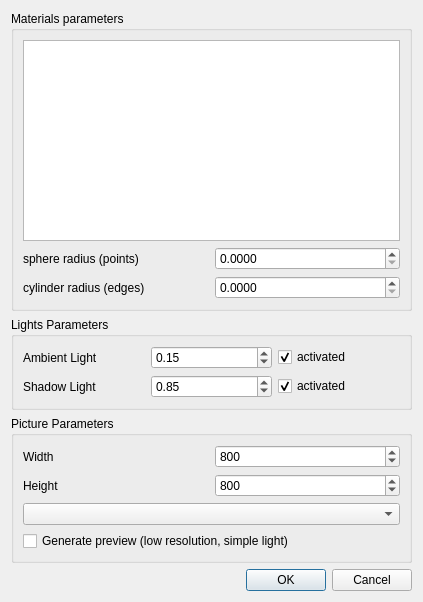
<?xml version="1.0" encoding="UTF-8"?>
<ui version="4.0">
 <class>Rib_dialog</class>
 <widget class="QDialog" name="Rib_dialog">
  <property name="geometry">
   <rect>
    <x>0</x>
    <y>0</y>
    <width>423</width>
    <height>602</height>
   </rect>
  </property>
  <property name="windowTitle">
   <string>Dialog</string>
  </property>
  <layout class="QVBoxLayout" name="verticalLayout">
   <item>
    <widget class="QGroupBox" name="matGroup">
     <property name="title">
      <string>Materials parameters</string>
     </property>
     <layout class="QVBoxLayout" name="verticalLayout_2">
      <item>
       <widget class="QTreeView" name="materialTree"/>
      </item>
      <item>
       <layout class="QGridLayout" name="gridLayout">
        <item row="1" column="1">
         <widget class="QDoubleSpinBox" name="sphereRadius">
          <property name="decimals">
           <number>4</number>
          </property>
         </widget>
        </item>
        <item row="2" column="1">
         <widget class="QDoubleSpinBox" name="cylinderRadius">
          <property name="decimals">
           <number>4</number>
          </property>
         </widget>
        </item>
        <item row="2" column="0">
         <widget class="QLabel" name="cylinderRadiusLabel">
          <property name="text">
           <string>cylinder radius (edges)</string>
          </property>
         </widget>
        </item>
        <item row="1" column="0">
         <widget class="QLabel" name="sphereRadiusLabel">
          <property name="text">
           <string>sphere radius (points)</string>
          </property>
         </widget>
        </item>
       </layout>
      </item>
     </layout>
    </widget>
   </item>
   <item>
    <widget class="QGroupBox" name="lightBox">
     <property name="title">
      <string>Lights Parameters</string>
     </property>
     <layout class="QVBoxLayout" name="verticalLayout_3">
      <item>
       <layout class="QGridLayout" name="gridLayout_2">
        <item row="1" column="0">
         <widget class="QLabel" name="ambientLabel">
          <property name="text">
           <string>Ambient Light</string>
          </property>
         </widget>
        </item>
        <item row="1" column="2">
         <widget class="QCheckBox" name="isAmbientOn">
          <property name="text">
           <string>activated</string>
          </property>
          <property name="checked">
           <bool>true</bool>
          </property>
         </widget>
        </item>
        <item row="1" column="1">
         <widget class="QDoubleSpinBox" name="ambientIntensity">
          <property name="maximum">
           <double>1.000000000000000</double>
          </property>
          <property name="singleStep">
           <double>0.010000000000000</double>
          </property>
          <property name="value">
           <double>0.150000000000000</double>
          </property>
         </widget>
        </item>
        <item row="2" column="1">
         <widget class="QDoubleSpinBox" name="shadowIntensity">
          <property name="maximum">
           <double>1.000000000000000</double>
          </property>
          <property name="singleStep">
           <double>0.010000000000000</double>
          </property>
          <property name="value">
           <double>0.850000000000000</double>
          </property>
         </widget>
        </item>
        <item row="2" column="2">
         <widget class="QCheckBox" name="isShadowOn">
          <property name="text">
           <string>activated</string>
          </property>
          <property name="checked">
           <bool>true</bool>
          </property>
         </widget>
        </item>
        <item row="2" column="0">
         <widget class="QLabel" name="shadowLabel">
          <property name="text">
           <string>Shadow Light</string>
          </property>
         </widget>
        </item>
       </layout>
      </item>
     </layout>
    </widget>
   </item>
   <item>
    <widget class="QGroupBox" name="pictGroup">
     <property name="title">
      <string>Picture Parameters</string>
     </property>
     <layout class="QVBoxLayout" name="verticalLayout_4">
      <item>
       <layout class="QGridLayout" name="gridLayout_3">
        <item row="1" column="0">
         <widget class="QLabel" name="resHeightLabel">
          <property name="layoutDirection">
           <enum>Qt::RightToLeft</enum>
          </property>
          <property name="text">
           <string>Height</string>
          </property>
         </widget>
        </item>
        <item row="0" column="0">
         <widget class="QLabel" name="resWidthLabel">
          <property name="layoutDirection">
           <enum>Qt::RightToLeft</enum>
          </property>
          <property name="text">
           <string>Width</string>
          </property>
         </widget>
        </item>
        <item row="1" column="1">
         <widget class="QSpinBox" name="resHeight">
          <property name="minimum">
           <number>100</number>
          </property>
          <property name="maximum">
           <number>99999</number>
          </property>
          <property name="singleStep">
           <number>100</number>
          </property>
          <property name="value">
           <number>800</number>
          </property>
         </widget>
        </item>
        <item row="0" column="1">
         <widget class="QSpinBox" name="resWidth">
          <property name="minimum">
           <number>100</number>
          </property>
          <property name="maximum">
           <number>99999</number>
          </property>
          <property name="singleStep">
           <number>100</number>
          </property>
          <property name="value">
           <number>800</number>
          </property>
         </widget>
        </item>
       </layout>
      </item>
      <item>
       <widget class="QComboBox" name="exportMode">
        <property name="currentIndex">
         <number>-1</number>
        </property>
        <property name="minimumContentsLength">
         <number>0</number>
        </property>
        <property name="modelColumn">
         <number>0</number>
        </property>
       </widget>
      </item>
      <item>
       <widget class="QCheckBox" name="isPreview">
        <property name="text">
         <string>Generate preview (low resolution, simple light)</string>
        </property>
       </widget>
      </item>
     </layout>
    </widget>
   </item>
   <item>
    <widget class="QDialogButtonBox" name="buttonBox">
     <property name="orientation">
      <enum>Qt::Horizontal</enum>
     </property>
     <property name="standardButtons">
      <set>QDialogButtonBox::Cancel|QDialogButtonBox::Ok</set>
     </property>
    </widget>
   </item>
  </layout>
 </widget>
 <resources/>
 <connections>
  <connection>
   <sender>buttonBox</sender>
   <signal>accepted()</signal>
   <receiver>Rib_dialog</receiver>
   <slot>accept()</slot>
   <hints>
    <hint type="sourcelabel">
     <x>248</x>
     <y>254</y>
    </hint>
    <hint type="destinationlabel">
     <x>157</x>
     <y>274</y>
    </hint>
   </hints>
  </connection>
  <connection>
   <sender>buttonBox</sender>
   <signal>rejected()</signal>
   <receiver>Rib_dialog</receiver>
   <slot>reject()</slot>
   <hints>
    <hint type="sourcelabel">
     <x>316</x>
     <y>260</y>
    </hint>
    <hint type="destinationlabel">
     <x>286</x>
     <y>274</y>
    </hint>
   </hints>
  </connection>
 </connections>
</ui>
